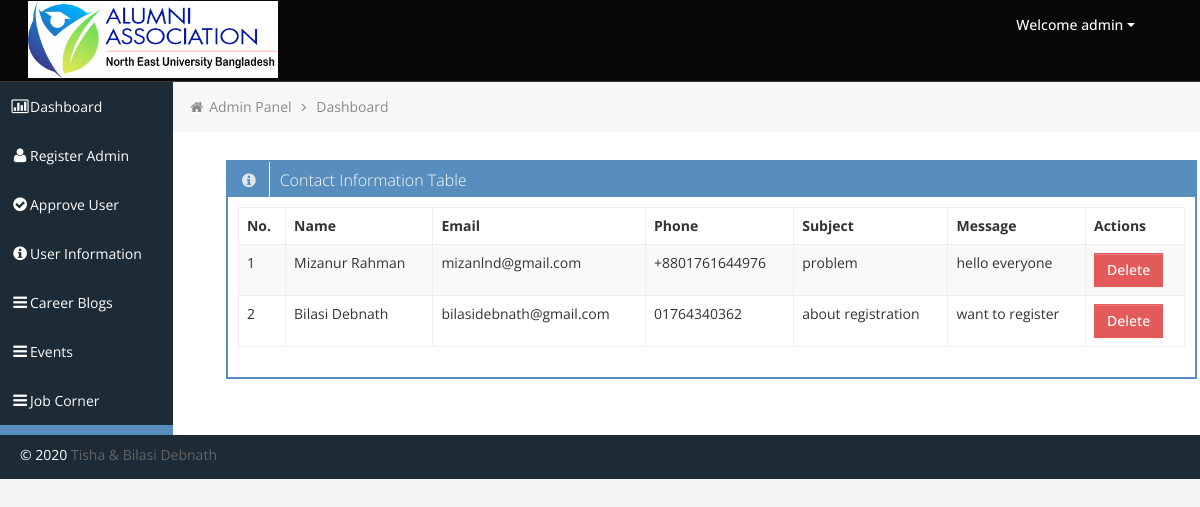
The app's page /admin/contactadmin.php (signed in) with its own data.
### tables this page shows
CREATE TABLE `contact` (
  `id` int(11) NOT NULL,
  `name` varchar(55) DEFAULT NULL,
  `email` varchar(100) DEFAULT NULL,
  `phone` varchar(100) DEFAULT NULL,
  `subject` varchar(100) DEFAULT NULL,
  `message` varchar(255) DEFAULT NULL
);

### admin/contactadmin.php (the view, shortened to what this page needs)
<?php
include("dbconnect.php");
$result = mysqli_query($con, "SELECT * FROM contact ORDER BY id asc");
?>
<div class="box span12">
  <div class="box-header" data-original-title>
    <h2><i class="white icon-info-sign"></i><span class="break"></span>Contact Information Table</h2>
  </div>
  <div class="box-content">
    <table class="table table-striped table-bordered bootstrap-datatable datatable">
      <thead>
        <tr>
          <th>No.</th>
          <th>Name</th>
          <th>Email</th>
          <th>Phone</th>
          <th>Subject</th>
          <th>Message</th>
          <th>Actions</th>
        </tr>
      </thead>
       <?php
      $id=1;
      while($row = mysqli_fetch_array($result)){
        ?>
        <tr>
        <td><?php echo $id; ?></td>
        <td><?php echo $row["name"]; ?></td>
        <td><?php echo $row["email"]; ?></td>
        <td><?php echo $row["phone"]; ?></td>
        <td><?php echo $row["subject"]; ?></td>
        <td><?php echo $row["message"]; ?></td>
        <td>
          <a href="process4.php?delete=<?php echo $row['id']; ?>" class="btn btn-danger">Delete</a>
        </td>
        </tr>
        <?php
        $id++;
      }
      ?>
    </table>
  </div>
</div>

### admin/css/style.css (style rules this page uses)
body { background: #F5F5F5; color: #333; border: none; font-family: 'Open Sans', sans-serif; font-weight: 400; }
a { color: #646464; }
h2 { font-size: 16px; line-height: 16px; }
.box { border: 2px solid #578EBE; background: #fff !important; margin-bottom: 28px; }
.box-header { height: 16px; font-size: 16px; line-height: 16px; padding: 10px; background: #578EBE; -webkit-box-shadow: none; -moz-box-shadow: none; box-shadow: none; overflow: hidden; }
.box-header h2 { float:left; margin-top: 0px; font-weight: 300; }
.box-header .box-icon, .box-header h2 { color:#fff; }
.box-header h2 i { margin: 0px 3px 0px 4px; opacity: .8; filter: alpha(opacity=80); -ms-filter:"progid:DXImageTransform.Microsoft.Alpha(Opacity=80)"; }
.box-content { position: relative; z-index: 50; margin-top: -1px; padding: 10px; background: #fff !important; }
.btn { display: inline-block; padding: 6px 12px; margin-bottom: 0; font-size: 14px; font-weight: 500; line-height: 20px; text-align: center; white-space: nowrap; vertical-align: middle; cursor: pointer; border: 1px solid #a7a9aa; -webkit-border-radius: 0px !important; border-radius: 0px !important; }
.btn { color: #ffffff; background-color: #a7a9aa; border-color: #a7a9aa; background-image: none; filter: none; text-shadow: none; }
.btn-danger { background-color: #E25A59; border-color: #E25A59; }
.table th, .table td { border-top: 1px solid #eee; }
.table-bordered { border-color: #eee; -webkit-border-radius: 0px !important; -moz-border-radius: 0px !important; border-radius: 0px !important; }
.table-bordered th, .table-bordered td { border-left: 1px solid #eee; }
.table-bordered thead:first-child tr:first-child > th:first-child, .table-bordered tbody:first-child tr:first-child > td:first-child, .table-bordered tbody:first-child tr:first-child > th:first-child { -webkit-border-radius: 0px !important; -moz-border-radius: 0px !important; border-radius: 0px !important; }
.table-bordered thead:first-child tr:first-child > th:last-child, .table-bordered tbody:first-child tr:first-child > td:last-child, .table-bordered tbody:first-child tr:first-child > th:last-child { -webkit-border-radius: 0px !important; -moz-border-radius: 0px !important; border-radius: 0px !important; }
.table-bordered thead:last-child tr:last-child > th:first-child, .table-bordered tbody:last-child tr:last-child > td:first-child, .table-bordered tbody:last-child tr:last-child > th:first-child, .table-bordered tfoot:last-child tr:last-child > td:first-child, .table-bordered tfoot:last-child tr:last-child > th:first-child { -webkit-border-radius: 0px !important; -moz-border-radius: 0px !important; border-radius: 0px !important; }
.table-bordered thead:last-child tr:last-child > th:last-child, .table-bordered tbody:last-child tr:last-child > td:last-child, .table-bordered tbody:last-child tr:last-child > th:last-child, .table-bordered tfoot:last-child tr:last-child > td:last-child, .table-bordered tfoot:last-child tr:last-child > th:last-child { -webkit-border-radius: 0px !important; -moz-border-radius: 0px !important; border-radius: 0px !important; }

### admin/css/halflings.css (style rules this page uses)
html, html .halflings { -webkit-font-smoothing: antialiased !important; }

### records on screen
contact: name "Mizanur Rahman", email "mizanlnd@gmail.com", phone "+8801761644976", subject "problem", message "hello everyone"
contact: name "Bilasi Debnath", email "bilasidebnath@gmail.com", phone "01764340362", subject "about registration", message "want to register"

### other values on screen
$_SESSION['user'] "admin"
